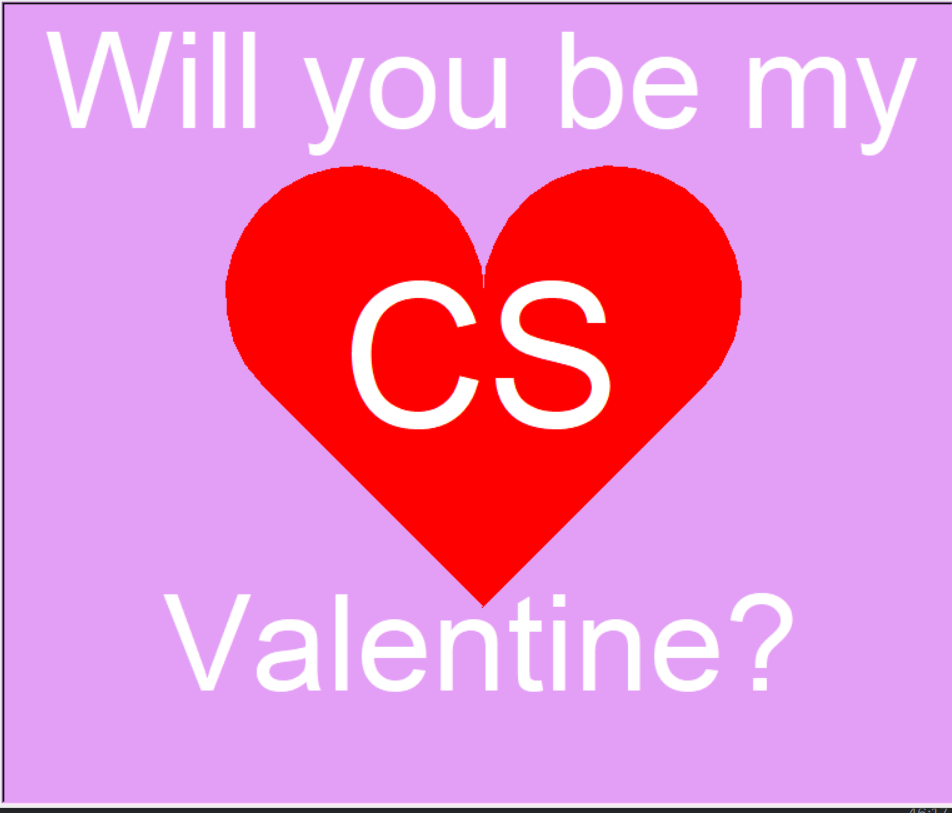

Generate this figure with Python:

import turtle

turtle.colormode(255)

wn = turtle.Screen()
wn.bgcolor('#E39FF6')

shape = turtle.Turtle()
shape.hideturtle()
shape.color('red')




#Heart
shape.penup()
shape.setpos(0,-160)
shape.pendown()
shape.begin_fill()
shape.left(45)
shape.forward(250)
shape.circle(103, 225)
shape.left(180)
shape.circle(103, 225)
shape.forward(250)
shape.end_fill()
shape.penup()

shape.setpos(0,-50)
shape.pendown()
shape.color('white')
shape.write("CS",move=False,align='center',font=("Arial",120,("bold","normal")))

shape.penup()
shape.setpos(0,200)
shape.pendown()
shape.write("Will you be my",move=False,align='center',font=("Arial",80,("bold","normal")))

shape.penup()
shape.setpos(0,-250)
shape.pendown()
shape.write("Valentine?",move=False,align='center',font=("Arial",80,("bold","normal")))

# Save the drawing as an image
canvas = wn.getcanvas()
canvas.postscript(file="turtle_drawing.ps")

from PIL import Image

img = Image.open("turtle_drawing.ps")
img.save("turtle_drawing.png")

turtle.done()